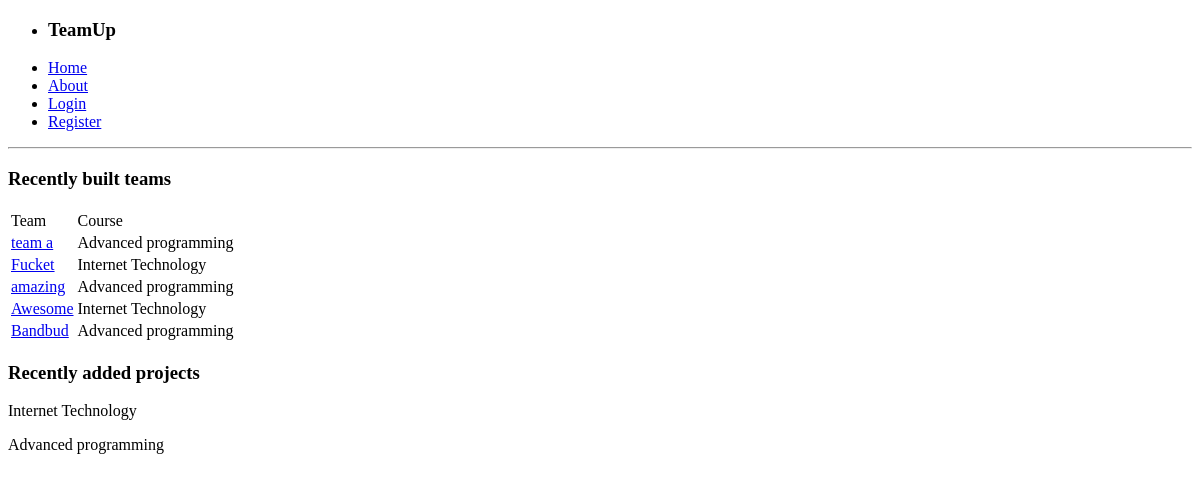
The page /teambuilder/ on the database as committed earlier.
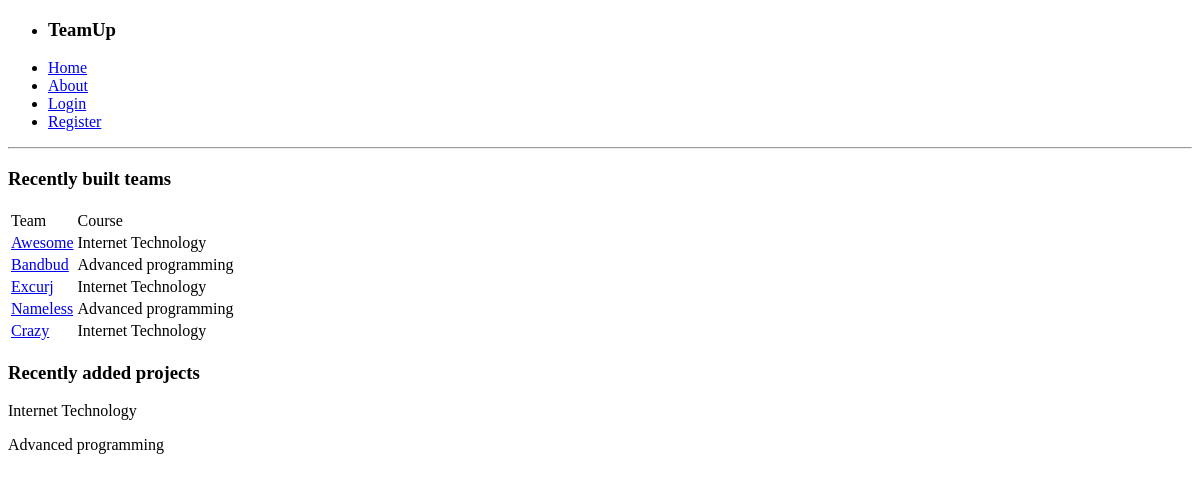
The same page on the database as committed later.
### teambuilder/models.py (models this page shows, shortened)
class Team(models.Model):
    name=models.CharField(max_length=100, unique=True)
    course=models.ForeignKey(Course)
    creator = models.ForeignKey(User)
    current_size=models.IntegerField(default=0)
    creation_date=models.DateField(default=datetime.now(), null=False)
    required_skills=models.TextField(max_length=500)
    description=models.TextField(max_length=500)
    slug = models.SlugField()

class Course(models.Model):
    code=models.CharField(max_length=15,unique=True)
    name=models.CharField(max_length=100,unique=True)
    course_password=models.CharField(max_length=15)
    team_size=models.IntegerField(default=0)
    add_date=models.DateField(default=datetime.now(), null=False)
    creator=models.ForeignKey(User)
    slug = models.SlugField()

### teambuilder/views.py (the view)
def index(request):
    teams = Team.objects.order_by('-creation_date')[:5]
    courses = Course.objects.order_by('add_date')[:5]
    context_dict = {}
    context_dict['teams'] = teams
    context_dict['courses'] = courses
    return render(request, 'teambuilder/index.html', context_dict)

### templates/teambuilder/index.html (shortened to what this page needs)
{% extends 'base.html' %}
{% block body_block %}
    <div id="latest_teams">
        <h3>Recently built teams</h3>
        {% if teams %}
            <table>
                <thead>
                    <td>Team</td><td>Course</td>
                </thead>
                {% for team in teams %}
                    <tr>
                        <td><a href="/teambuilder/team/{{team.slug}}/details/">{{ team.name }}</a></td>
                        <td>{{ team.course.name }}</td>
                    </tr>
                {% endfor %}
            </table>
        {% else %}
            <p>No teams have been built</p>
        {% endif %}
    </div>
    <div id="latest_projects">
        <h3>Recently added projects</h3>
        {% if courses %}
            {% for course in courses %}
                <p>{{course.name}}</p>
            {% endfor %}
        {% else %}
            <p>No courses have been added</p>
        {% endif %}
    </div>
{% endblock %}

### templates/base.html (shortened to what this page needs)
<!DOCTYPE html>
<html lang="en">
<head>
</head>
<body>
    <div>
        <ul>
            <li><h3>TeamUp</h3></li>
            <li><a href="{% url 'teambuilder:index' %}">Home</a> </li>
            <li><a href="{% url 'teambuilder:about' %}">About</a> </li>
            {% if not user.is_authenticated %}
                <li><a href="{% url 'teambuilder:login' %}">Login</a> </li>
                <li><a href="{% url 'teambuilder:register' %}">Register</a> </li>
            {% endif %}
        </ul>
        <hr />
    </div>
    <div>{% block body_block %}{% endblock %}</div>
</body>
</html>

Rows that differ between the two databases and show on the page:
removed Team: name "team a", course.name "Advanced programming"
removed Team: name "Fucket", course.name "Internet Technology"
removed Team: name "amazing", course.name "Advanced programming"
added Team: name "Excurj", course.name "Internet Technology"
added Team: name "Nameless", course.name "Advanced programming"
added Team: name "Crazy", course.name "Internet Technology"
